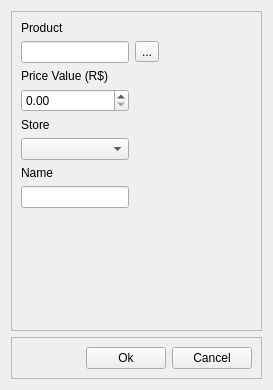
<?xml version="1.0" encoding="UTF-8"?>
<ui version="4.0">
 <class>AddPriceView</class>
 <widget class="QWidget" name="AddPriceView">
  <property name="geometry">
   <rect>
    <x>0</x>
    <y>0</y>
    <width>273</width>
    <height>390</height>
   </rect>
  </property>
  <property name="windowTitle">
   <string>Add new price</string>
  </property>
  <layout class="QVBoxLayout" name="verticalLayout_2">
   <item>
    <widget class="QFrame" name="frame">
     <property name="frameShape">
      <enum>QFrame::StyledPanel</enum>
     </property>
     <property name="frameShadow">
      <enum>QFrame::Raised</enum>
     </property>
     <layout class="QGridLayout" name="gridLayout">
      <item row="0" column="0">
       <widget class="QLabel" name="label_4">
        <property name="text">
         <string>Product</string>
        </property>
       </widget>
      </item>
      <item row="1" column="0">
       <widget class="QLineEdit" name="productLineEdit">
        <property name="readOnly">
         <bool>true</bool>
        </property>
       </widget>
      </item>
      <item row="1" column="1">
       <widget class="QToolButton" name="chooseProductToolButton">
        <property name="text">
         <string>...</string>
        </property>
       </widget>
      </item>
      <item row="2" column="0">
       <widget class="QLabel" name="label">
        <property name="text">
         <string>Price Value (R$)</string>
        </property>
       </widget>
      </item>
      <item row="3" column="0">
       <widget class="QDoubleSpinBox" name="valueDoubleSpinBox">
        <property name="minimum">
         <double>0.000000000000000</double>
        </property>
        <property name="maximum">
         <double>1000000000.000000000000000</double>
        </property>
       </widget>
      </item>
      <item row="3" column="2">
       <spacer name="horizontalSpacer_2">
        <property name="orientation">
         <enum>Qt::Horizontal</enum>
        </property>
        <property name="sizeHint" stdset="0">
         <size>
          <width>40</width>
          <height>20</height>
         </size>
        </property>
       </spacer>
      </item>
      <item row="4" column="0">
       <widget class="QLabel" name="label_5">
        <property name="text">
         <string>Store</string>
        </property>
       </widget>
      </item>
      <item row="5" column="0">
       <widget class="QComboBox" name="storeComboBox"/>
      </item>
      <item row="6" column="0">
       <widget class="QLabel" name="label_2">
        <property name="text">
         <string>Name</string>
        </property>
       </widget>
      </item>
      <item row="7" column="0">
       <widget class="QLineEdit" name="nameLineEdit">
        <property name="maxLength">
         <number>50</number>
        </property>
       </widget>
      </item>
      <item row="8" column="0">
       <spacer name="verticalSpacer">
        <property name="orientation">
         <enum>Qt::Vertical</enum>
        </property>
        <property name="sizeHint" stdset="0">
         <size>
          <width>20</width>
          <height>40</height>
         </size>
        </property>
       </spacer>
      </item>
     </layout>
    </widget>
   </item>
   <item>
    <widget class="QFrame" name="frame_2">
     <property name="frameShape">
      <enum>QFrame::StyledPanel</enum>
     </property>
     <property name="frameShadow">
      <enum>QFrame::Raised</enum>
     </property>
     <layout class="QHBoxLayout" name="horizontalLayout">
      <item>
       <spacer name="horizontalSpacer">
        <property name="orientation">
         <enum>Qt::Horizontal</enum>
        </property>
        <property name="sizeHint" stdset="0">
         <size>
          <width>74</width>
          <height>20</height>
         </size>
        </property>
       </spacer>
      </item>
      <item>
       <widget class="QPushButton" name="okPushButton">
        <property name="text">
         <string>Ok</string>
        </property>
       </widget>
      </item>
      <item>
       <widget class="QPushButton" name="cancelPushButton">
        <property name="text">
         <string>Cancel</string>
        </property>
       </widget>
      </item>
     </layout>
    </widget>
   </item>
  </layout>
 </widget>
 <resources/>
 <connections/>
</ui>
